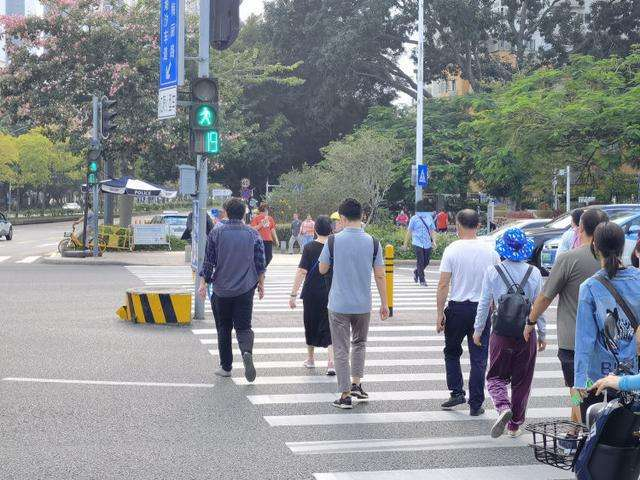
#> input picture code/image/pedestrian.jpg, 640 x 480 px
$ jupyter execute --allow-errors test_detect_pedestrian.ipynb
#> lines starting #> are read from the running program, lines starting #| are printed output that depends on the picture; after the words box and inside, x2 and y2 are one past the last pixel; in counts of white or black regions, pixels touching at a corner belong together
### code/utils.py
import cv2
import math
import numpy as np
import matplotlib.pyplot as plt

# [32 lines left out: functions mask_img, draw_lines, draw_points, not called in this run]


# 显示多张图片
def show_images(imgs, colnum=4, scale=6):
    if colnum > len(imgs):
        colnum = len(imgs)

    rownum = math.ceil(len(imgs) / colnum)

    # 计算 figsize
    maxrow = max([img.shape[0] for _,img in imgs])
    maxcol = max([img.shape[1] for _,img in imgs])

    rowpx, colpx = (maxrow*rownum, maxcol*colnum)
    if rowpx > colpx:
        rowpx, colpx = (math.ceil(scale*rowpx/colpx), scale)
    else:
        rowpx, colpx = (scale, math.ceil(scale*colpx/rowpx))

    # 画图
    _, axes = plt.subplots(rownum, colnum, figsize=(colpx, rowpx))
    if rownum == 1 and colnum == 1:
        axes = np.array([axes], dtype=object)
    axes = axes.reshape(rownum, colnum)
    for i in range(rownum):
        for j in range(colnum):
            axes[i, j].set_axis_off()

            if i*colnum + j < len(imgs):
                title, img = imgs[i*colnum + j]
                axes[i, j].set_title(title)

                if len(img.shape) > 2:
                    axes[i, j].imshow(img[..., ::-1])
                else:
                    axes[i, j].imshow(img, cmap="gray")

    plt.show()

### code/test_detect_pedestrian.ipynb
[cell 1]
import cv2
import numpy as np
from utils import show_images

src = cv2.imread('./image/pedestrian.jpg')
#> src is the input picture: shape (480, 640, 3); mean B, G, R 141.5, 137.1, 132.8

[cell 2]
edge_boxes = cv2.ximgproc.createEdgeBoxes()
edge_boxes.setMaxBoxes(30)

# 边缘检测，原论文中用到就是这个 StructureEdgeDetection
# https://github.com/fengzhenHIT/OpenCV-contrib-module-Chinese-Tutorials/blob/master/chapter%2020/%E8%AE%AD%E7%BB%83%E7%BB%93%E6%9E%84%E5%8C%96%E6%A3%AE%E6%9E%97.md
model_pth = './image/edge/StructuredEdgeDetection.yml'
#> (the rest of this cell did not finish here and is left out)

[cell 3]
'''
class  	cv::ximgproc::segmentation::SelectiveSearchSegmentation
class  	cv::ximgproc::segmentation::SelectiveSearchSegmentationStrategy
    class  	cv::ximgproc::segmentation::SelectiveSearchSegmentationStrategyColor
    class  	cv::ximgproc::segmentation::SelectiveSearchSegmentationStrategyFill
    class  	cv::ximgproc::segmentation::SelectiveSearchSegmentationStrategyMultiple
    class  	cv::ximgproc::segmentation::SelectiveSearchSegmentationStrategySize
    class  	cv::ximgproc::segmentation::SelectiveSearchSegmentationStrategyTexture
'''

gs = cv2.ximgproc.segmentation.createSelectiveSearchSegmentation()
gs.setBaseImage(src)

gs.switchToSelectiveSearchFast()
# gs.switchToSelectiveSearchQuality()
# gs.switchToSingleStrategy()

rects = gs.process()

show_frame = np.copy(src)
for idx, rect in enumerate(rects):
    if idx > 10:
        break
    x, y, w, h = rect
    cv2.rectangle(show_frame, (x, y), (x+w, y+h), (0, 255, 0), 1)
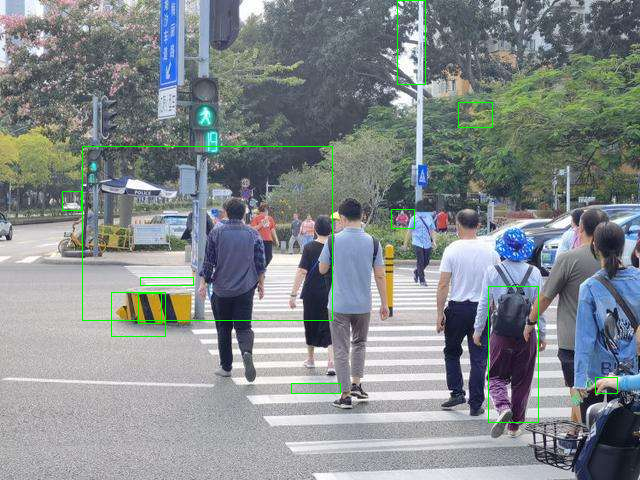
#> show_frame: shape (480, 640, 3); 0.76% of pixels changed, all inside (x1, y1, x2, y2) = (62, 0, 618, 423)

show_images([
    ('src', src),
    ('show_frame', show_frame)
])
#> in show_images, `plt.show()`:
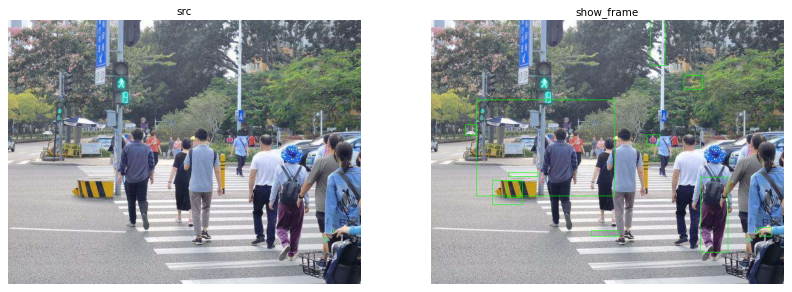
#> figure drawn by matplotlib, 2 panels
